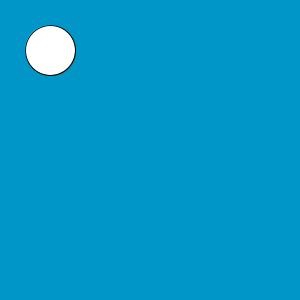
Frame 1 (no input)
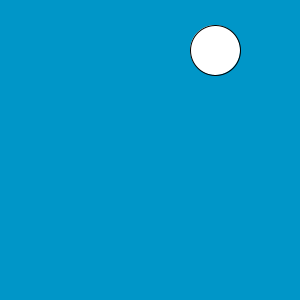
Frame 60 (the mouse pressed at the canvas centre just before this capture)
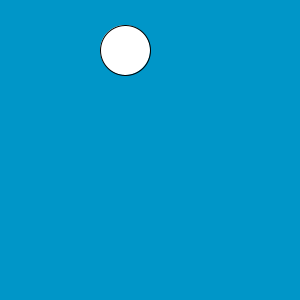
Frame 120 (the mouse held since frame 60 and released just before this capture)

The Processing sketch that drew these frames (run headless with seeded random() and noise(); from frame 60 on, the mouse is pressed at the canvas centre):

// Processing sketch: LinearOscillation
// ── LinearOscillation.pde
float x = width/2;
float xSpeed = 5;
float y = height/2;

void setup(){
  size(300, 300);
 
}

void draw(){
   int size = 50;
  background(0, 150, 200);
  ellipse(x, y, size, size);

  
  x = x + xSpeed;
   if(x > width-size/2 || x< size/2){
    xSpeed = xSpeed*-1;
}
}
